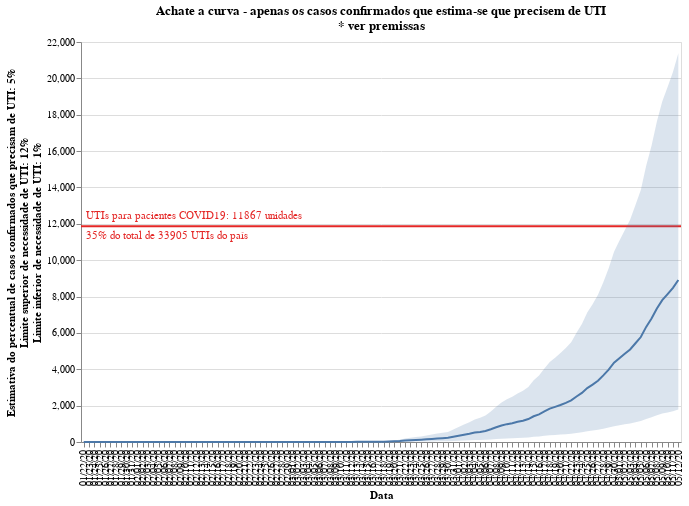

The cell this chart's notebook holds for it:
### Code cell
#hide_input
selection = alt.selection_multi(fields=[STATE_COLUMN], on='mouseover')
color = alt.condition(selection,
                    alt.Color(STATE_COLUMN+':N', 
                              scale=alt.Scale(scheme='tableau20', reverse=False), legend=None),
                              alt.value('#ffbf79')
                     )

chart = alt.Chart(df).mark_line().encode(
    x=alt.X(DATE_COLUMN+':O', axis=alt.Axis(title=DATE_COLUMN)),
    y=alt.Y(CONFIRMED_CASES+':Q', axis=alt.Axis(
        title=["Estimativa do percentual de casos confirmados que precisam de UTI: {:.0f}".format(CASES_NEED_ICU*100)+"%",
               UPPER_BOUND_ICU_NEED_STR+": {:.0f}".format(UPPER_BOUND_ICU_NEED*100)+"%",
               LOWER_BOUND_ICU_NEED_STR+": {:.0f}".format(LOWER_BOUND_ICU_NEED*100)+"%"])),
    color=color,
    tooltip=[
        DATE_COLUMN, 
        STATE_COLUMN, 
        CONFIRMED_CASES
    ],
    order=alt.Order(
    STATE_COLUMN,
    sort='ascending'
    )
).properties(
    title=[
        "Achate a curva - apenas os casos confirmados que estima-se que precisem de UTI",
        " * ver premissas"
    ]
).add_selection(
    selection
)

shades = alt.Chart(df).mark_area().encode(
    x=DATE_COLUMN+':O',
    y=LOWER_BOUND_ICU_NEED_STR+":Q",
    y2=UPPER_BOUND_ICU_NEED_STR+':Q',
    opacity = alt.condition(selection, alt.value(0.2), alt.value(0.5))
)

x1line = alt.Chart(pd.DataFrame({'y': [TOTAL_AVAILABLE_ICU]})).mark_rule(color='#e42726', strokeWidth=2).encode(
    y='y:Q'
)
text1 = x1line.mark_text(align='left', x=5, dy=-10, color='#e42726', strokeWidth=1).encode(
    text=alt.value("UTIs para pacientes COVID19: "+"{:.0f}".format(TOTAL_AVAILABLE_ICU)+" unidades")
)
text2 = x1line.mark_text(align='left', x=5, dy=10, color='#e42726', strokeWidth=1).encode(
    text=alt.value("{:.0f}".format(AVAILABLE_PERCENTAGE_ICU*100)+"% do total de "+"{:.0f}".format(TOTAL_ICU)+" UTIs do país")   
)

plot = chart.properties(width=CHART_WIDTH, height=CHART_HEIGHT) + x1line + text1 + text2 + shades
plot

### Figure 1 — Vega-Lite specification as saved in the notebook (floating-point values rounded to 4 significant figures)
{"config": {"view": {"continuousWidth": 400, "continuousHeight": 300}}, "layer": [{"data": {"name": "data-66f4119af4d90c642530306d6b9c228b"}, "mark": "line", "encoding": {"color": {"condition": {"type": "nominal", "field": "Pacientes", "legend": null, "scale": {"reverse": false, "scheme": "tableau20"}, "selection": "selector001"}, "value": "#ffbf79"}, "order": {"type": "nominal", "field": "Pacientes", "sort": "ascending"}, "tooltip": [{"type": "nominal", "field": "Data"}, {"type": "nominal", "field": "Pacientes"}, {"type": "quantitative", "field": "Casos confirmados"}], "x": {"type": "ordinal", "axis": {"title": "Data"}, "field": "Data"}, "y": {"type": "quantitative", "axis": {"title": ["Estimativa do percentual de casos confirmados que precisam de UTI: 5%", "Limite superior de necessidade de UTI: 12%", "Limite inferior de necessidade de UTI: 1%"]}, "field": "Casos confirmados"}}, "height": 400, "selection": {"selector001": {"type": "multi", "fields": ["Pacientes"], "on": "mouseover"}}, "title": ["Achate a curva - apenas os casos confirmados que estima-se que precisem de UTI", " * ver premissas"], "width": 600}, {"data": {"name": "data-5a26186991c6fc38bf2b9ddba8330616"}, "mark": {"type": "rule", "color": "#e42726", "strokeWidth": 2}, "encoding": {"y": {"type": "quantitative", "field": "y"}}}, {"data": {"name": "data-5a26186991c6fc38bf2b9ddba8330616"}, "mark": {"type": "text", "align": "left", "color": "#e42726", "dy": -10, "strokeWidth": 1, "x": 5}, "encoding": {"text": {"value": "UTIs para pacientes COVID19: 11867 unidades"}, "y": {"type": "quantitative", "field": "y"}}}, {"data": {"name": "data-5a26186991c6fc38bf2b9ddba8330616"}, "mark": {"type": "text", "align": "left", "color": "#e42726", "dy": 10, "strokeWidth": 1, "x": 5}, "encoding": {"text": {"value": "35% do total de 33905 UTIs do país"}, "y": {"type": "quantitative", "field": "y"}}}, {"data": {"name": "data-66f4119af4d90c642530306d6b9c228b"}, "mark": "area", "encoding": {"opacity": {"condition": {"value": 0.2, "selection": "selector001"}, "value": 0.5}, "x": {"type": "ordinal", "field": "Data"}, "y": {"type": "quantitative", "field": "Limite inferior de necessidade de UTI"}, "y2": {"field": "Limite superior de necessidade de UTI"}}}], "$schema": "https://vega.github.io/schema/vega-lite/v4.8.1.json", "datasets": {"data-66f4119af4d90c642530306d6b9c228b": [{"Estado": "actives", "Data": "01/22/20", "Casos confirmados": 0.0, "Pacientes": "Precisam de UTI 5% dos casos", "Limite superior de necessidade de UTI": 0.0, "Limite inferior de necessidade de UTI": 0.0}, {"Estado": "actives", "Data": "01/23/20", "Casos confirmados": 0.0, "Pacientes": "Precisam de UTI 5% dos casos", "Limite superior de necessidade de UTI": 0.0, "Limite inferior de necessidade de UTI": 0.0}, {"Estado": "actives", "Data": "01/24/20", "Casos confirmados": 0.0, "Pacientes": "Precisam de UTI 5% dos casos", "Limite superior de necessidade de UTI": 0.0, "Limite inferior de necessidade de UTI": 0.0}, {"Estado": "actives", "Data": "01/25/20", "Casos confirmados": 0.0, "Pacientes": "Precisam de UTI 5% dos casos", "Limite superior de necessidade de UTI": 0.0, "Limite inferior de necessidade de UTI": 0.0}, {"Estado": "actives", "Data": "01/26/20", "Casos confirmados": 0.0, "Pacientes": "Precisam de UTI 5% dos casos", "Limite superior de necessidade de UTI": 0.0, "Limite inferior de necessidade de UTI": 0.0}, {"Estado": "actives", "Data": "01/27/20", "Casos confirmados": 0.0, "Pacientes": "Precisam de UTI 5% dos casos", "Limite superior de necessidade de UTI": 0.0, "Limite inferior de necessidade de UTI": 0.0}, {"Estado": "actives", "Data": "01/28/20", "Casos confirmados": 0.0, "Pacientes": "Precisam de UTI 5% dos casos", "Limite superior de necessidade de UTI": 0.0, "Limite inferior de necessidade de UTI": 0.0}, {"Estado": "actives", "Data": "01/29/20", "Casos confirmados": 0.0, "Pacientes": "Precisam de UTI 5% dos casos", "Limite superior de necessidade de UTI": 0.0, "Limite inferior de necessidade de UTI": 0.0}, {"Estado": "actives", "Data": "01/30/20", "Casos confirmados": 0.0, "Pacientes": "Precisam de UTI 5% dos casos", "Limite superior de necessidade de UTI": 0.0, "Limite inferior de necessidade de UTI": 0.0}, {"Estado": "actives", "Data": "01/31/20", "Casos confirmados": 0.0, "Pacientes": "Precisam de UTI 5% dos casos", "Limite superior de necessidade de UTI": 0.0, "Limite inferior de necessidade de UTI": 0.0}, {"Estado": "actives", "Data": "02/01/20", "Casos confirmados": 0.0, "Pacientes": "Precisam de UTI 5% dos casos", "Limite superior de necessidade de UTI": 0.0, "Limite inferior de necessidade de UTI": 0.0}, {"Estado": "actives", "Data": "02/02/20", "Casos confirmados": 0.0, "Pacientes": "Precisam de UTI 5% dos casos", "Limite superior de necessidade de UTI": 0.0, "Limite inferior de necessidade de UTI": 0.0}, {"Estado": "actives", "Data": "02/03/20", "Casos confirmados": 0.0, "Pacientes": "Precisam de UTI 5% dos casos", "Limite superior de necessidade de UTI": 0.0, "Limite inferior de necessidade de UTI": 0.0}, {"Estado": "actives", "Data": "02/04/20", "Casos confirmados": 0.0, "Pacientes": "Precisam de UTI 5% dos casos", "Limite superior de necessidade de UTI": 0.0, "Limite inferior de necessidade de UTI": 0.0}, {"Estado": "actives", "Data": "02/05/20", "Casos confirmados": 0.0, "Pacientes": "Precisam de UTI 5% dos casos", "Limite superior de necessidade de UTI": 0.0, "Limite inferior de necessidade de UTI": 0.0}, {"Estado": "actives", "Data": "02/06/20", "Casos confirmados": 0.0, "Pacientes": "Precisam de UTI 5% dos casos", "Limite superior de necessidade de UTI": 0.0, "Limite inferior de necessidade de UTI": 0.0}, {"Estado": "actives", "Data": "02/07/20", "Casos confirmados": 0.0, "Pacientes": "Precisam de UTI 5% dos casos", "Limite superior de necessidade de UTI": 0.0, "Limite inferior de necessidade de UTI": 0.0}, {"Estado": "actives", "Data": "02/08/20", "Casos confirmados": 0.0, "Pacientes": "Precisam de UTI 5% dos casos", "Limite superior de necessidade de UTI": 0.0, "Limite inferior de necessidade de UTI": 0.0}, {"Estado": "actives", "Data": "02/09/20", "Casos confirmados": 0.0, "Pacientes": "Precisam de UTI 5% dos casos", "Limite superior de necessidade de UTI": 0.0, "Limite inferior de necessidade de UTI": 0.0}, {"Estado": "actives", "Data": "02/10/20", "Casos confirmados": 0.0, "Pacientes": "Precisam de UTI 5% dos casos", "Limite superior de necessidade de UTI": 0.0, "Limite inferior de necessidade de UTI": 0.0}, {"Estado": "actives", "Data": "02/11/20", "Casos confirmados": 0.0, "Pacientes": "Precisam de UTI 5% dos casos", "Limite superior de necessidade de UTI": 0.0, "Limite inferior de necessidade de UTI": 0.0}, {"Estado": "actives", "Data": "02/12/20", "Casos confirmados": 0.0, "Pacientes": "Precisam de UTI 5% dos casos", "Limite superior de necessidade de UTI": 0.0, "Limite inferior de necessidade de UTI": 0.0}, {"Estado": "actives", "Data": "02/13/20", "Casos confirmados": 0.0, "Pacientes": "Precisam de UTI 5% dos casos", "Limite superior de necessidade de UTI": 0.0, "Limite inferior de necessidade de UTI": 0.0}, {"Estado": "actives", "Data": "02/14/20", "Casos confirmados": 0.0, "Pacientes": "Precisam de UTI 5% dos casos", "Limite superior de necessidade de UTI": 0.0, "Limite inferior de necessidade de UTI": 0.0}, {"Estado": "actives", "Data": "02/15/20", "Casos confirmados": 0.0, "Pacientes": "Precisam de UTI 5% dos casos", "Limite superior de necessidade de UTI": 0.0, "Limite inferior de necessidade de UTI": 0.0}, {"Estado": "actives", "Data": "02/16/20", "Casos confirmados": 0.0, "Pacientes": "Precisam de UTI 5% dos casos", "Limite superior de necessidade de UTI": 0.0, "Limite inferior de necessidade de UTI": 0.0}, {"Estado": "actives", "Data": "02/17/20", "Casos confirmados": 0.0, "Pacientes": "Precisam de UTI 5% dos casos", "Limite superior de necessidade de UTI": 0.0, "Limite inferior de necessidade de UTI": 0.0}, {"Estado": "actives", "Data": "02/18/20", "Casos confirmados": 0.0, "Pacientes": "Precisam de UTI 5% dos casos", "Limite superior de necessidade de UTI": 0.0, "Limite inferior de necessidade de UTI": 0.0}, {"Estado": "actives", "Data": "02/19/20", "Casos confirmados": 0.0, "Pacientes": "Precisam de UTI 5% dos casos", "Limite superior de necessidade de UTI": 0.0, "Limite inferior de necessidade de UTI": 0.0}, {"Estado": "actives", "Data": "02/20/20", "Casos confirmados": 0.0, "Pacientes": "Precisam de UTI 5% dos casos", "Limite superior de necessidade de UTI": 0.0, "Limite inferior de necessidade de UTI": 0.0}, {"Estado": "actives", "Data": "02/21/20", "Casos confirmados": 0.0, "Pacientes": "Precisam de UTI 5% dos casos", "Limite superior de necessidade de UTI": 0.0, "Limite inferior de necessidade de UTI": 0.0}, {"Estado": "actives", "Data": "02/22/20", "Casos confirmados": 0.0, "Pacientes": "Precisam de UTI 5% dos casos", "Limite superior de necessidade de UTI": 0.0, "Limite inferior de necessidade de UTI": 0.0}, {"Estado": "actives", "Data": "02/23/20", "Casos confirmados": 0.0, "Pacientes": "Precisam de UTI 5% dos casos", "Limite superior de necessidade de UTI": 0.0, "Limite inferior de necessidade de UTI": 0.0}, {"Estado": "actives", "Data": "02/24/20", "Casos confirmados": 0.0, "Pacientes": "Precisam de UTI 5% dos casos", "Limite superior de necessidade de UTI": 0.0, "Limite inferior de necessidade de UTI": 0.0}, {"Estado": "actives", "Data": "02/25/20", "Casos confirmados": 0.0, "Pacientes": "Precisam de UTI 5% dos casos", "Limite superior de necessidade de UTI": 0.0, "Limite inferior de necessidade de UTI": 0.0}, {"Estado": "actives", "Data": "02/26/20", "Casos confirmados": 0.0, "Pacientes": "Precisam de UTI 5% dos casos", "Limite superior de necessidade de UTI": 0.0, "Limite inferior de necessidade de UTI": 0.0}, {"Estado": "actives", "Data": "02/27/20", "Casos confirmados": 0.0, "Pacientes": "Precisam de UTI 5% dos casos", "Limite superior de necessidade de UTI": 0.0, "Limite inferior de necessidade de UTI": 0.0}, {"Estado": "actives", "Data": "02/28/20", "Casos confirmados": 0.0, "Pacientes": "Precisam de UTI 5% dos casos", "Limite superior de necessidade de UTI": 0.0, "Limite inferior de necessidade de UTI": 0.0}, {"Estado": "actives", "Data": "02/29/20", "Casos confirmados": 0.0, "Pacientes": "Precisam de UTI 5% dos casos", "Limite superior de necessidade de UTI": 0.0, "Limite inferior de necessidade de UTI": 0.0}, {"Estado": "actives", "Data": "03/01/20", "Casos confirmados": 0.0, "Pacientes": "Precisam de UTI 5% dos casos", "Limite superior de necessidade de UTI": 0.0, "Limite inferior de necessidade de UTI": 0.0}, {"Estado": "actives", "Data": "03/02/20", "Casos confirmados": 0.0, "Pacientes": "Precisam de UTI 5% dos casos", "Limite superior de necessidade de UTI": 0.0, "Limite inferior de necessidade de UTI": 0.0}, {"Estado": "actives", "Data": "03/03/20", "Casos confirmados": 0.0, "Pacientes": "Precisam de UTI 5% dos casos", "Limite superior de necessidade de UTI": 0.0, "Limite inferior de necessidade de UTI": 0.0}, {"Estado": "actives", "Data": "03/04/20", "Casos confirmados": 0.0, "Pacientes": "Precisam de UTI 5% dos casos", "Limite superior de necessidade de UTI": 0.0, "Limite inferior de necessidade de UTI": 0.0}, {"Estado": "actives", "Data": "03/05/20", "Casos confirmados": 0.0, "Pacientes": "Precisam de UTI 5% dos casos", "Limite superior de necessidade de UTI": 0.0, "Limite inferior de necessidade de UTI": 0.0}, {"Estado": "actives", "Data": "03/06/20", "Casos confirmados": 1.0, "Pacientes": "Precisam de UTI 5% dos casos", "Limite superior de necessidade de UTI": 2.0, "Limite inferior de necessidade de UTI": 0.0}, {"Estado": "actives", "Data": "03/07/20", "Casos confirmados": 1.0, "Pacientes": "Precisam de UTI 5% dos casos", "Limite superior de necessidade de UTI": 2.0, "Limite inferior de necessidade de UTI": 0.0}, {"Estado": "actives", "Data": "03/08/20", "Casos confirmados": 1.0, "Pacientes": "Precisam de UTI 5% dos casos", "Limite superior de necessidade de UTI": 2.0, "Limite inferior de necessidade de UTI": 0.0}, {"Estado": "actives", "Data": "03/09/20", "Casos confirmados": 1.0, "Pacientes": "Precisam de UTI 5% dos casos", "Limite superior de necessidade de UTI": 3.0, "Limite inferior de necessidade de UTI": 0.0}, {"Estado": "actives", "Data": "03/10/20", "Casos confirmados": 2.0, "Pacientes": "Precisam de UTI 5% dos casos", "Limite superior de necessidade de UTI": 4.0, "Limite inferior de necessidade de UTI": 0.0}, {"Estado": "actives", "Data": "03/11/20", "Casos confirmados": 2.0, "Pacientes": "Precisam de UTI 5% dos casos", "Limite superior de necessidade de UTI": 5.0, "Limite inferior de necessidade de UTI": 0.0}, {"Estado": "actives", "Data": "03/12/20", "Casos confirmados": 3.0, "Pacientes": "Precisam de UTI 5% dos casos", "Limite superior de necessidade de UTI": 6.0, "Limite inferior de necessidade de UTI": 1.0}, {"Estado": "actives", "Data": "03/13/20", "Casos confirmados": 8.0, "Pacientes": "Precisam de UTI 5% dos casos", "Limite superior de necessidade de UTI": 18.0, "Limite inferior de necessidade de UTI": 2.0}, {"Estado": "actives", "Data": "03/14/20", "Casos confirmados": 8.0, "Pacientes": "Precisam de UTI 5% dos casos", "Limite superior de necessidade de UTI": 18.0, "Limite inferior de necessidade de UTI": 2.0}, {"Estado": "actives", "Data": "03/15/20", "Casos confirmados": 8.0, "Pacientes": "Precisam de UTI 5% dos casos", "Limite superior de necessidade de UTI": 19.0, "Limite inferior de necessidade de UTI": 2.0}, {"Estado": "actives", "Data": "03/16/20", "Casos confirmados": 10.0, "Pacientes": "Precisam de UTI 5% dos casos", "Limite superior de necessidade de UTI": 24.0, "Limite inferior de necessidade de UTI": 2.0}, {"Estado": "actives", "Data": "03/17/20", "Casos confirmados": 16.0, "Pacientes": "Precisam de UTI 5% dos casos", "Limite superior de necessidade de UTI": 39.0, "Limite inferior de necessidade de UTI": 3.0}, {"Estado": "actives", "Data": "03/18/20", "Casos confirmados": 19.0, "Pacientes": "Precisam de UTI 5% dos casos", "Limite superior de necessidade de UTI": 45.0, "Limite inferior de necessidade de UTI": 4.0}, {"Estado": "actives", "Data": "03/19/20", "Casos confirmados": 31.0, "Pacientes": "Precisam de UTI 5% dos casos", "Limite superior de necessidade de UTI": 75.0, "Limite inferior de necessidade de UTI": 6.0}, {"Estado": "actives", "Data": "03/20/20", "Casos confirmados": 40.0, "Pacientes": "Precisam de UTI 5% dos casos", "Limite superior de necessidade de UTI": 95.0, "Limite inferior de necessidade de UTI": 8.0}, {"Estado": "actives", "Data": "03/21/20", "Casos confirmados": 51.0, "Pacientes": "Precisam de UTI 5% dos casos", "Limite superior de necessidade de UTI": 123.0, "Limite inferior de necessidade de UTI": 10.0}, {"Estado": "actives", "Data": "03/22/20", "Casos confirmados": 77.0, "Pacientes": "Precisam de UTI 5% dos casos", "Limite superior de necessidade de UTI": 186.0, "Limite inferior de necessidade de UTI": 15.0}, {"Estado": "actives", "Data": "03/23/20", "Casos confirmados": 96.0, "Pacientes": "Precisam de UTI 5% dos casos", "Limite superior de necessidade de UTI": 231.0, "Limite inferior de necessidade de UTI": 19.0}, {"Estado": "actives", "Data": "03/24/20", "Casos confirmados": 112.0, "Pacientes": "Precisam de UTI 5% dos casos", "Limite superior de necessidade de UTI": 270.0, "Limite inferior de necessidade de UTI": 22.0}, {"Estado": "actives", "Data": "03/25/20", "Casos confirmados": 128.0, "Pacientes": "Precisam de UTI 5% dos casos", "Limite superior de necessidade de UTI": 306.0, "Limite inferior de necessidade de UTI": 26.0}, {"Estado": "actives", "Data": "03/26/20", "Casos confirmados": 149.0, "Pacientes": "Precisam de UTI 5% dos casos", "Limite superior de necessidade de UTI": 358.0, "Limite inferior de necessidade de UTI": 30.0}, {"Estado": "actives", "Data": "03/27/20", "Casos confirmados": 171.0, "Pacientes": "Precisam de UTI 5% dos casos", "Limite superior de necessidade de UTI": 410.0, "Limite inferior de necessidade de UTI": 34.0}, {"Estado": "actives", "Data": "03/28/20", "Casos confirmados": 195.0, "Pacientes": "Precisam de UTI 5% dos casos", "Limite superior de necessidade de UTI": 468.0, "Limite inferior de necessidade de UTI": 39.0}, {"Estado": "actives", "Data": "03/29/20", "Casos confirmados": 213.0, "Pacientes": "Precisam de UTI 5% dos casos", "Limite superior de necessidade de UTI": 511.0, "Limite inferior de necessidade de UTI": 43.0}, {"Estado": "actives", "Data": "03/30/20", "Casos confirmados": 229.0, "Pacientes": "Precisam de UTI 5% dos casos", "Limite superior de necessidade de UTI": 549.0, "Limite inferior de necessidade de UTI": 46.0}, {"Estado": "actives", "Data": "03/31/20", "Casos confirmados": 286.0, "Pacientes": "Precisam de UTI 5% dos casos", "Limite superior de necessidade de UTI": 686.0, "Limite inferior de necessidade de UTI": 57.0}, {"Estado": "actives", "Data": "04/01/20", "Casos confirmados": 342.0, "Pacientes": "Precisam de UTI 5% dos casos", "Limite superior de necessidade de UTI": 820.0, "Limite inferior de necessidade de UTI": 68.0}, {"Estado": "actives", "Data": "04/02/20", "Casos confirmados": 402.0, "Pacientes": "Precisam de UTI 5% dos casos", "Limite superior de necessidade de UTI": 965.0, "Limite inferior de necessidade de UTI": 80.0}, {"Estado": "actives", "Data": "04/03/20", "Casos confirmados": 453.0, "Pacientes": "Precisam de UTI 5% dos casos", "Limite superior de necessidade de UTI": 1087.0, "Limite inferior de necessidade de UTI": 91.0}, {"Estado": "actives", "Data": "04/04/20", "Casos confirmados": 518.0, "Pacientes": "Precisam de UTI 5% dos casos", "Limite superior de necessidade de UTI": 1243.0, "Limite inferior de necessidade de UTI": 104.0}, {"Estado": "actives", "Data": "04/05/20", "Casos confirmados": 556.0, "Pacientes": "Precisam de UTI 5% dos casos", "Limite superior de necessidade de UTI": 1336.0, "Limite inferior de necessidade de UTI": 111.0}, {"Estado": "actives", "Data": "04/06/20", "Casos confirmados": 608.0, "Pacientes": "Precisam de UTI 5% dos casos", "Limite superior de necessidade de UTI": 1459.0, "Limite inferior de necessidade de UTI": 122.0}, {"Estado": "actives", "Data": "04/07/20", "Casos confirmados": 702.0, "Pacientes": "Precisam de UTI 5% dos casos", "Limite superior de necessidade de UTI": 1684.0, "Limite inferior de necessidade de UTI": 140.0}, {"Estado": "actives", "Data": "04/08/20", "Casos confirmados": 808.0, "Pacientes": "Precisam de UTI 5% dos casos", "Limite superior de necessidade de UTI": 1940.0, "Limite inferior de necessidade de UTI": 162.0}, {"Estado": "actives", "Data": "04/09/20", "Casos confirmados": 905.0, "Pacientes": "Precisam de UTI 5% dos casos", "Limite superior de necessidade de UTI": 2171.0, "Limite inferior de necessidade de UTI": 181.0}, {"Estado": "actives", "Data": "04/10/20", "Casos confirmados": 982.0, "Pacientes": "Precisam de UTI 5% dos casos", "Limite superior de necessidade de UTI": 2357.0, "Limite inferior de necessidade de UTI": 196.0}, {"Estado": "actives", "Data": "04/11/20", "Casos confirmados": 1036.0, "Pacientes": "Precisam de UTI 5% dos casos", "Limite superior de necessidade de UTI": 2487.0, "Limite inferior de necessidade de UTI": 207.0}, {"Estado": "actives", "Data": "04/12/20", "Casos confirmados": 1110.0, "Pacientes": "Precisam de UTI 5% dos casos", "Limite superior de necessidade de UTI": 2663.0, "Limite inferior de necessidade de UTI": 222.0}, {"Estado": "actives", "Data": "04/13/20", "Casos confirmados": 1172.0, "Pacientes": "Precisam de UTI 5% dos casos", "Limite superior de necessidade de UTI": 2812.0, "Limite inferior de necessidade de UTI": 234.0}, {"Estado": "actives", "Data": "04/14/20", "Casos confirmados": 1263.0, "Pacientes": "Precisam de UTI 5% dos casos", "Limite superior de necessidade de UTI": 3031.0, "Limite inferior de necessidade de UTI": 253.0}, {"Estado": "actives", "Data": "04/15/20", "Casos confirmados": 1416.0, "Pacientes": "Precisam de UTI 5% dos casos", "Limite superior de necessidade de UTI": 3398.0, "Limite inferior de necessidade de UTI": 283.0}, {"Estado": "actives", "Data": "04/16/20", "Casos confirmados": 1521.0, "Pacientes": "Precisam de UTI 5% dos casos", "Limite superior de necessidade de UTI": 3651.0, "Limite inferior de necessidade de UTI": 304.0}, {"Estado": "actives", "Data": "04/17/20", "Casos confirmados": 1684.0, "Pacientes": "Precisam de UTI 5% dos casos", "Limite superior de necessidade de UTI": 4042.0, "Limite inferior de necessidade de UTI": 337.0}, {"Estado": "actives", "Data": "04/18/20", "Casos confirmados": 1833.0, "Pacientes": "Precisam de UTI 5% dos casos", "Limite superior de necessidade de UTI": 4399.0, "Limite inferior de necessidade de UTI": 367.0}, {"Estado": "actives", "Data": "04/19/20", "Casos confirmados": 1933.0, "Pacientes": "Precisam de UTI 5% dos casos", "Limite superior de necessidade de UTI": 4638.0, "Limite inferior de necessidade de UTI": 387.0}, {"Estado": "actives", "Data": "04/20/20", "Casos confirmados": 2037.0, "Pacientes": "Precisam de UTI 5% dos casos", "Limite superior de necessidade de UTI": 4889.0, "Limite inferior de necessidade de UTI": 407.0}, {"Estado": "actives", "Data": "04/21/20", "Casos confirmados": 2154.0, "Pacientes": "Precisam de UTI 5% dos casos", "Limite superior de necessidade de UTI": 5169.0, "Limite inferior de necessidade de UTI": 431.0}, {"Estado": "actives", "Data": "04/22/20", "Casos confirmados": 2288.0, "Pacientes": "Precisam de UTI 5% dos casos", "Limite superior de necessidade de UTI": 5491.0, "Limite inferior de necessidade de UTI": 458.0}, {"Estado": "actives", "Data": "04/23/20", "Casos confirmados": 2502.0, "Pacientes": "Precisam de UTI 5% dos casos", "Limite superior de necessidade de UTI": 6004.0, "Limite inferior de necessidade de UTI": 500.0}, {"Estado": "actives", "Data": "04/24/20", "Casos confirmados": 2702.0, "Pacientes": "Precisam de UTI 5% dos casos", "Limite superior de necessidade de UTI": 6485.0, "Limite inferior de necessidade de UTI": 540.0}, {"Estado": "actives", "Data": "04/25/20", "Casos confirmados": 2966.0, "Pacientes": "Precisam de UTI 5% dos casos", "Limite superior de necessidade de UTI": 7119.0, "Limite inferior de necessidade de UTI": 593.0}, {"Estado": "actives", "Data": "04/26/20", "Casos confirmados": 3155.0, "Pacientes": "Precisam de UTI 5% dos casos", "Limite superior de necessidade de UTI": 7572.0, "Limite inferior de necessidade de UTI": 631.0}, {"Estado": "actives", "Data": "04/27/20", "Casos confirmados": 3372.0, "Pacientes": "Precisam de UTI 5% dos casos", "Limite superior de necessidade de UTI": 8094.0, "Limite inferior de necessidade de UTI": 674.0}, {"Estado": "actives", "Data": "04/28/20", "Casos confirmados": 3662.0, "Pacientes": "Precisam de UTI 5% dos casos", "Limite superior de necessidade de UTI": 8788.0, "Limite inferior de necessidade de UTI": 732.0}, {"Estado": "actives", "Data": "04/29/20", "Casos confirmados": 3984.0, "Pacientes": "Precisam de UTI 5% dos casos", "Limite superior de necessidade de UTI": 9562.0, "Limite inferior de necessidade de UTI": 797.0}, {"Estado": "actives", "Data": "04/30/20", "Casos confirmados": 4359.0, "Pacientes": "Precisam de UTI 5% dos casos", "Limite superior de necessidade de UTI": 10460.0, "Limite inferior de necessidade de UTI": 872.0}, {"Estado": "actives", "Data": "05/01/20", "Casos confirmados": 4610.0, "Pacientes": "Precisam de UTI 5% dos casos", "Limite superior de necessidade de UTI": 11060.0, "Limite inferior de necessidade de UTI": 922.0}, {"Estado": "actives", "Data": "05/02/20", "Casos confirmados": 4855.0, "Pacientes": "Precisam de UTI 5% dos casos", "Limite superior de necessidade de UTI": 11650.0, "Limite inferior de necessidade de UTI": 971.0}, {"Estado": "actives", "Data": "05/03/20", "Casos confirmados": 5091.0, "Pacientes": "Precisam de UTI 5% dos casos", "Limite superior de necessidade de UTI": 12220.0, "Limite inferior de necessidade de UTI": 1018.0}, {"Estado": "actives", "Data": "05/04/20", "Casos confirmados": 5431.0, "Pacientes": "Precisam de UTI 5% dos casos", "Limite superior de necessidade de UTI": 13030.0, "Limite inferior de necessidade de UTI": 1086.0}, {"Estado": "actives", "Data": "05/05/20", "Casos confirmados": 5773.0, "Pacientes": "Precisam de UTI 5% dos casos", "Limite superior de necessidade de UTI": 13860.0, "Limite inferior de necessidade de UTI": 1155.0}, {"Estado": "actives", "Data": "05/06/20", "Casos confirmados": 6331.0, "Pacientes": "Precisam de UTI 5% dos casos", "Limite superior de necessidade de UTI": 15190.0, "Limite inferior de necessidade de UTI": 1266.0}, {"Estado": "actives", "Data": "05/07/20", "Casos confirmados": 6789.0, "Pacientes": "Precisam de UTI 5% dos casos", "Limite superior de necessidade de UTI": 16290.0, "Limite inferior de necessidade de UTI": 1358.0}, {"Estado": "actives", "Data": "05/08/20", "Casos confirmados": 7345.0, "Pacientes": "Precisam de UTI 5% dos casos", "Limite superior de necessidade de UTI": 17630.0, "Limite inferior de necessidade de UTI": 1469.0}, {"Estado": "actives", "Data": "05/09/20", "Casos confirmados": 7803.0, "Pacientes": "Precisam de UTI 5% dos casos", "Limite superior de necessidade de UTI": 18730.0, "Limite inferior de necessidade de UTI": 1561.0}, {"Estado": "actives", "Data": "05/10/20", "Casos confirmados": 8135.0, "Pacientes": "Precisam de UTI 5% dos casos", "Limite superior de necessidade de UTI": 19520.0, "Limite inferior de necessidade de UTI": 1627.0}, {"Estado": "actives", "Data": "05/11/20", "Casos confirmados": 8480.0, "Pacientes": "Precisam de UTI 5% dos casos", "Limite superior de necessidade de UTI": 20350.0, "Limite inferior de necessidade de UTI": 1696.0}, {"Estado": "actives", "Data": "05/12/20", "Casos confirmados": 8911.0, "Pacientes": "Precisam de UTI 5% dos casos", "Limite superior de necessidade de UTI": 21390.0, "Limite inferior de necessidade de UTI": 1782.0}], "data-5a26186991c6fc38bf2b9ddba8330616": [{"y": 11870.0}]}}
